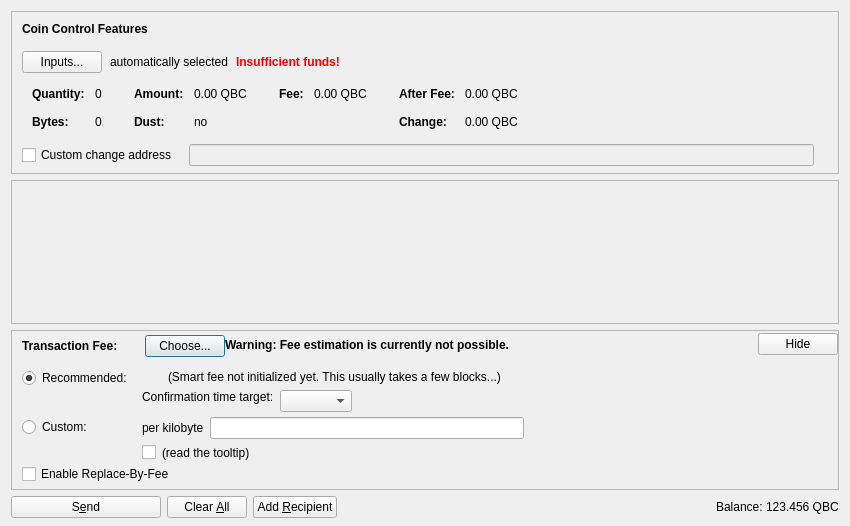
<?xml version="1.0" encoding="UTF-8"?>
<ui version="4.0">
 <class>SendCoinsDialog</class>
 <widget class="QDialog" name="SendCoinsDialog">
  <property name="geometry">
   <rect>
    <x>0</x>
    <y>0</y>
    <width>850</width>
    <height>526</height>
   </rect>
  </property>
  <property name="windowTitle">
   <string>Send Coins</string>
  </property>
  <layout class="QVBoxLayout" name="verticalLayout" stretch="0,1,0,0">
   <property name="bottomMargin">
    <number>8</number>
   </property>
   <item>
    <widget class="QFrame" name="frameCoinControl">
     <property name="sizePolicy">
      <sizepolicy hsizetype="Expanding" vsizetype="Expanding">
       <horstretch>0</horstretch>
       <verstretch>0</verstretch>
      </sizepolicy>
     </property>
     <property name="maximumSize">
      <size>
       <width>16777215</width>
       <height>16777215</height>
      </size>
     </property>
     <property name="frameShape">
      <enum>QFrame::StyledPanel</enum>
     </property>
     <property name="frameShadow">
      <enum>QFrame::Sunken</enum>
     </property>
     <layout class="QVBoxLayout" name="verticalLayoutCoinControl2">
      <property name="spacing">
       <number>0</number>
      </property>
      <property name="leftMargin">
       <number>0</number>
      </property>
      <property name="topMargin">
       <number>0</number>
      </property>
      <property name="rightMargin">
       <number>0</number>
      </property>
      <property name="bottomMargin">
       <number>6</number>
      </property>
      <item>
       <layout class="QVBoxLayout" name="verticalLayoutCoinControl" stretch="0,0,0,0,1">
        <property name="spacing">
         <number>0</number>
        </property>
        <property name="leftMargin">
         <number>10</number>
        </property>
        <property name="topMargin">
         <number>10</number>
        </property>
        <item>
         <layout class="QHBoxLayout" name="horizontalLayoutCoinControl1">
          <property name="bottomMargin">
           <number>15</number>
          </property>
          <item>
           <widget class="QLabel" name="labelCoinControlFeatures">
            <property name="sizePolicy">
             <sizepolicy hsizetype="Preferred" vsizetype="Maximum">
              <horstretch>0</horstretch>
              <verstretch>0</verstretch>
             </sizepolicy>
            </property>
            <property name="font">
             <font>
              <weight>75</weight>
              <bold>true</bold>
             </font>
            </property>
            <property name="styleSheet">
             <string notr="true">font-weight:bold;</string>
            </property>
            <property name="text">
             <string>Coin Control Features</string>
            </property>
           </widget>
          </item>
         </layout>
        </item>
        <item>
         <layout class="QHBoxLayout" name="horizontalLayoutCoinControl2" stretch="0,0,0,0">
          <property name="spacing">
           <number>8</number>
          </property>
          <property name="bottomMargin">
           <number>10</number>
          </property>
          <item>
           <widget class="QPushButton" name="pushButtonCoinControl">
            <property name="styleSheet">
             <string notr="true"/>
            </property>
            <property name="text">
             <string>Inputs...</string>
            </property>
            <property name="autoDefault">
             <bool>false</bool>
            </property>
           </widget>
          </item>
          <item>
           <widget class="QLabel" name="labelCoinControlAutomaticallySelected">
            <property name="text">
             <string>automatically selected</string>
            </property>
            <property name="margin">
             <number>5</number>
            </property>
           </widget>
          </item>
          <item>
           <widget class="QLabel" name="labelCoinControlInsuffFunds">
            <property name="font">
             <font>
              <weight>75</weight>
              <bold>true</bold>
             </font>
            </property>
            <property name="styleSheet">
             <string notr="true">color:red;font-weight:bold;</string>
            </property>
            <property name="text">
             <string>Insufficient funds!</string>
            </property>
            <property name="margin">
             <number>5</number>
            </property>
           </widget>
          </item>
          <item>
           <spacer name="horizontalSpacerCoinControl">
            <property name="orientation">
             <enum>Qt::Horizontal</enum>
            </property>
            <property name="sizeHint" stdset="0">
             <size>
              <width>40</width>
              <height>1</height>
             </size>
            </property>
           </spacer>
          </item>
         </layout>
        </item>
        <item>
         <widget class="QWidget" name="widgetCoinControl" native="true">
          <property name="sizePolicy">
           <sizepolicy hsizetype="Preferred" vsizetype="Preferred">
            <horstretch>0</horstretch>
            <verstretch>0</verstretch>
           </sizepolicy>
          </property>
          <property name="minimumSize">
           <size>
            <width>0</width>
            <height>0</height>
           </size>
          </property>
          <property name="styleSheet">
           <string notr="true"/>
          </property>
          <layout class="QHBoxLayout" name="horizontalLayoutCoinControl5">
           <property name="leftMargin">
            <number>0</number>
           </property>
           <property name="topMargin">
            <number>0</number>
           </property>
           <property name="rightMargin">
            <number>0</number>
           </property>
           <property name="bottomMargin">
            <number>0</number>
           </property>
           <item>
            <layout class="QHBoxLayout" name="horizontalLayoutCoinControl3" stretch="0,0,0,1">
             <property name="spacing">
              <number>20</number>
             </property>
             <property name="topMargin">
              <number>0</number>
             </property>
             <property name="bottomMargin">
              <number>10</number>
             </property>
             <item>
              <layout class="QFormLayout" name="formLayoutCoinControl1">
               <property name="horizontalSpacing">
                <number>10</number>
               </property>
               <property name="verticalSpacing">
                <number>14</number>
               </property>
               <property name="leftMargin">
                <number>10</number>
               </property>
               <property name="topMargin">
                <number>4</number>
               </property>
               <property name="rightMargin">
                <number>6</number>
               </property>
               <item row="0" column="0">
                <widget class="QLabel" name="labelCoinControlQuantityText">
                 <property name="font">
                  <font>
                   <weight>75</weight>
                   <bold>true</bold>
                  </font>
                 </property>
                 <property name="text">
                  <string>Quantity:</string>
                 </property>
                 <property name="margin">
                  <number>0</number>
                 </property>
                </widget>
               </item>
               <item row="0" column="1">
                <widget class="QLabel" name="labelCoinControlQuantity">
                 <property name="cursor">
                  <cursorShape>IBeamCursor</cursorShape>
                 </property>
                 <property name="contextMenuPolicy">
                  <enum>Qt::ActionsContextMenu</enum>
                 </property>
                 <property name="text">
                  <string notr="true">0</string>
                 </property>
                 <property name="margin">
                  <number>0</number>
                 </property>
                 <property name="textInteractionFlags">
                  <set>Qt::LinksAccessibleByMouse|Qt::TextSelectableByKeyboard|Qt::TextSelectableByMouse</set>
                 </property>
                </widget>
               </item>
               <item row="1" column="0">
                <widget class="QLabel" name="labelCoinControlBytesText">
                 <property name="font">
                  <font>
                   <weight>75</weight>
                   <bold>true</bold>
                  </font>
                 </property>
                 <property name="text">
                  <string>Bytes:</string>
                 </property>
                </widget>
               </item>
               <item row="1" column="1">
                <widget class="QLabel" name="labelCoinControlBytes">
                 <property name="cursor">
                  <cursorShape>IBeamCursor</cursorShape>
                 </property>
                 <property name="contextMenuPolicy">
                  <enum>Qt::ActionsContextMenu</enum>
                 </property>
                 <property name="text">
                  <string notr="true">0</string>
                 </property>
                 <property name="textInteractionFlags">
                  <set>Qt::LinksAccessibleByMouse|Qt::TextSelectableByKeyboard|Qt::TextSelectableByMouse</set>
                 </property>
                </widget>
               </item>
              </layout>
             </item>
             <item>
              <layout class="QFormLayout" name="formLayoutCoinControl2">
               <property name="horizontalSpacing">
                <number>10</number>
               </property>
               <property name="verticalSpacing">
                <number>14</number>
               </property>
               <property name="leftMargin">
                <number>6</number>
               </property>
               <property name="topMargin">
                <number>4</number>
               </property>
               <property name="rightMargin">
                <number>6</number>
               </property>
               <item row="0" column="0">
                <widget class="QLabel" name="labelCoinControlAmountText">
                 <property name="font">
                  <font>
                   <weight>75</weight>
                   <bold>true</bold>
                  </font>
                 </property>
                 <property name="text">
                  <string>Amount:</string>
                 </property>
                 <property name="margin">
                  <number>0</number>
                 </property>
                </widget>
               </item>
               <item row="0" column="1">
                <widget class="QLabel" name="labelCoinControlAmount">
                 <property name="cursor">
                  <cursorShape>IBeamCursor</cursorShape>
                 </property>
                 <property name="contextMenuPolicy">
                  <enum>Qt::ActionsContextMenu</enum>
                 </property>
                 <property name="text">
                  <string notr="true">0.00 QBC</string>
                 </property>
                 <property name="textInteractionFlags">
                  <set>Qt::LinksAccessibleByMouse|Qt::TextSelectableByKeyboard|Qt::TextSelectableByMouse</set>
                 </property>
                </widget>
               </item>
               <item row="1" column="0">
                <widget class="QLabel" name="labelCoinControlLowOutputText">
                 <property name="font">
                  <font>
                   <weight>75</weight>
                   <bold>true</bold>
                  </font>
                 </property>
                 <property name="text">
                  <string>Dust:</string>
                 </property>
                </widget>
               </item>
               <item row="1" column="1">
                <widget class="QLabel" name="labelCoinControlLowOutput">
                 <property name="cursor">
                  <cursorShape>IBeamCursor</cursorShape>
                 </property>
                 <property name="contextMenuPolicy">
                  <enum>Qt::ActionsContextMenu</enum>
                 </property>
                 <property name="text">
                  <string notr="true">no</string>
                 </property>
                 <property name="textInteractionFlags">
                  <set>Qt::LinksAccessibleByMouse|Qt::TextSelectableByKeyboard|Qt::TextSelectableByMouse</set>
                 </property>
                </widget>
               </item>
              </layout>
             </item>
             <item>
              <layout class="QFormLayout" name="formLayoutCoinControl3">
               <property name="horizontalSpacing">
                <number>10</number>
               </property>
               <property name="verticalSpacing">
                <number>14</number>
               </property>
               <property name="leftMargin">
                <number>6</number>
               </property>
               <property name="topMargin">
                <number>4</number>
               </property>
               <property name="rightMargin">
                <number>6</number>
               </property>
               <item row="0" column="0">
                <widget class="QLabel" name="labelCoinControlFeeText">
                 <property name="font">
                  <font>
                   <weight>75</weight>
                   <bold>true</bold>
                  </font>
                 </property>
                 <property name="text">
                  <string>Fee:</string>
                 </property>
                 <property name="margin">
                  <number>0</number>
                 </property>
                </widget>
               </item>
               <item row="0" column="1">
                <widget class="QLabel" name="labelCoinControlFee">
                 <property name="cursor">
                  <cursorShape>IBeamCursor</cursorShape>
                 </property>
                 <property name="contextMenuPolicy">
                  <enum>Qt::ActionsContextMenu</enum>
                 </property>
                 <property name="text">
                  <string notr="true">0.00 QBC</string>
                 </property>
                 <property name="textInteractionFlags">
                  <set>Qt::LinksAccessibleByMouse|Qt::TextSelectableByKeyboard|Qt::TextSelectableByMouse</set>
                 </property>
                </widget>
               </item>
              </layout>
             </item>
             <item>
              <layout class="QFormLayout" name="formLayoutCoinControl4">
               <property name="horizontalSpacing">
                <number>10</number>
               </property>
               <property name="verticalSpacing">
                <number>14</number>
               </property>
               <property name="leftMargin">
                <number>6</number>
               </property>
               <property name="topMargin">
                <number>4</number>
               </property>
               <property name="rightMargin">
                <number>6</number>
               </property>
               <item row="0" column="0">
                <widget class="QLabel" name="labelCoinControlAfterFeeText">
                 <property name="font">
                  <font>
                   <weight>75</weight>
                   <bold>true</bold>
                  </font>
                 </property>
                 <property name="text">
                  <string>After Fee:</string>
                 </property>
                 <property name="margin">
                  <number>0</number>
                 </property>
                </widget>
               </item>
               <item row="0" column="1">
                <widget class="QLabel" name="labelCoinControlAfterFee">
                 <property name="cursor">
                  <cursorShape>IBeamCursor</cursorShape>
                 </property>
                 <property name="contextMenuPolicy">
                  <enum>Qt::ActionsContextMenu</enum>
                 </property>
                 <property name="text">
                  <string notr="true">0.00 QBC</string>
                 </property>
                 <property name="textInteractionFlags">
                  <set>Qt::LinksAccessibleByMouse|Qt::TextSelectableByKeyboard|Qt::TextSelectableByMouse</set>
                 </property>
                </widget>
               </item>
               <item row="1" column="0">
                <widget class="QLabel" name="labelCoinControlChangeText">
                 <property name="font">
                  <font>
                   <weight>75</weight>
                   <bold>true</bold>
                  </font>
                 </property>
                 <property name="text">
                  <string>Change:</string>
                 </property>
                </widget>
               </item>
               <item row="1" column="1">
                <widget class="QLabel" name="labelCoinControlChange">
                 <property name="cursor">
                  <cursorShape>IBeamCursor</cursorShape>
                 </property>
                 <property name="contextMenuPolicy">
                  <enum>Qt::ActionsContextMenu</enum>
                 </property>
                 <property name="text">
                  <string notr="true">0.00 QBC</string>
                 </property>
                 <property name="textInteractionFlags">
                  <set>Qt::LinksAccessibleByMouse|Qt::TextSelectableByKeyboard|Qt::TextSelectableByMouse</set>
                 </property>
                </widget>
               </item>
              </layout>
             </item>
            </layout>
           </item>
          </layout>
         </widget>
        </item>
        <item>
         <layout class="QHBoxLayout" name="horizontalLayoutCoinControl4" stretch="0,0,0">
          <property name="spacing">
           <number>12</number>
          </property>
          <property name="sizeConstraint">
           <enum>QLayout::SetDefaultConstraint</enum>
          </property>
          <property name="topMargin">
           <number>5</number>
          </property>
          <property name="rightMargin">
           <number>5</number>
          </property>
          <item>
           <widget class="QCheckBox" name="checkBoxCoinControlChange">
            <property name="toolTip">
             <string>If this is activated, but the change address is empty or invalid, change will be sent to a newly generated address.</string>
            </property>
            <property name="text">
             <string>Custom change address</string>
            </property>
           </widget>
          </item>
          <item>
           <widget class="QValidatedLineEdit" name="lineEditCoinControlChange">
            <property name="enabled">
             <bool>false</bool>
            </property>
            <property name="sizePolicy">
             <sizepolicy hsizetype="Expanding" vsizetype="Fixed">
              <horstretch>0</horstretch>
              <verstretch>0</verstretch>
             </sizepolicy>
            </property>
           </widget>
          </item>
          <item>
           <widget class="QLabel" name="labelCoinControlChangeLabel">
            <property name="sizePolicy">
             <sizepolicy hsizetype="Preferred" vsizetype="Expanding">
              <horstretch>0</horstretch>
              <verstretch>0</verstretch>
             </sizepolicy>
            </property>
            <property name="minimumSize">
             <size>
              <width>0</width>
              <height>0</height>
             </size>
            </property>
            <property name="text">
             <string/>
            </property>
            <property name="margin">
             <number>3</number>
            </property>
           </widget>
          </item>
         </layout>
        </item>
        <item>
         <spacer name="verticalSpacerCoinControl">
          <property name="orientation">
           <enum>Qt::Vertical</enum>
          </property>
          <property name="sizeHint" stdset="0">
           <size>
            <width>800</width>
            <height>1</height>
           </size>
          </property>
         </spacer>
        </item>
       </layout>
      </item>
     </layout>
    </widget>
   </item>
   <item>
    <widget class="QScrollArea" name="scrollArea">
     <property name="widgetResizable">
      <bool>true</bool>
     </property>
     <widget class="QWidget" name="scrollAreaWidgetContents">
      <property name="geometry">
       <rect>
        <x>0</x>
        <y>0</y>
        <width>830</width>
        <height>104</height>
       </rect>
      </property>
      <layout class="QVBoxLayout" name="verticalLayout_2" stretch="0,1">
       <property name="leftMargin">
        <number>0</number>
       </property>
       <property name="topMargin">
        <number>0</number>
       </property>
       <property name="rightMargin">
        <number>0</number>
       </property>
       <property name="bottomMargin">
        <number>0</number>
       </property>
       <item>
        <layout class="QVBoxLayout" name="entries">
         <property name="spacing">
          <number>6</number>
         </property>
        </layout>
       </item>
       <item>
        <spacer name="verticalSpacer">
         <property name="orientation">
          <enum>Qt::Vertical</enum>
         </property>
         <property name="sizeHint" stdset="0">
          <size>
           <width>20</width>
           <height>40</height>
          </size>
         </property>
        </spacer>
       </item>
      </layout>
     </widget>
    </widget>
   </item>
   <item>
    <widget class="QFrame" name="frameFee">
     <property name="sizePolicy">
      <sizepolicy hsizetype="Expanding" vsizetype="Expanding">
       <horstretch>0</horstretch>
       <verstretch>0</verstretch>
      </sizepolicy>
     </property>
     <property name="maximumSize">
      <size>
       <width>16777215</width>
       <height>16777215</height>
      </size>
     </property>
     <property name="frameShape">
      <enum>QFrame::StyledPanel</enum>
     </property>
     <property name="frameShadow">
      <enum>QFrame::Sunken</enum>
     </property>
     <layout class="QVBoxLayout" name="verticalLayoutFee1">
      <property name="spacing">
       <number>0</number>
      </property>
      <property name="leftMargin">
       <number>0</number>
      </property>
      <property name="topMargin">
       <number>0</number>
      </property>
      <property name="rightMargin">
       <number>0</number>
      </property>
      <property name="bottomMargin">
       <number>0</number>
      </property>
      <item>
       <layout class="QVBoxLayout" name="verticalLayoutFee2" stretch="0,0,0">
        <property name="spacing">
         <number>0</number>
        </property>
        <property name="leftMargin">
         <number>10</number>
        </property>
        <property name="topMargin">
         <number>0</number>
        </property>
        <item>
         <layout class="QHBoxLayout" name="horizontalLayoutFee1">
          <property name="bottomMargin">
           <number>0</number>
          </property>
          <item>
           <layout class="QVBoxLayout" name="verticalLayoutFee7">
            <property name="spacing">
             <number>0</number>
            </property>
            <item>
             <spacer name="verticalSpacerSmartFee">
              <property name="orientation">
               <enum>Qt::Vertical</enum>
              </property>
              <property name="sizeType">
               <enum>QSizePolicy::Fixed</enum>
              </property>
              <property name="sizeHint" stdset="0">
               <size>
                <width>1</width>
                <height>4</height>
               </size>
              </property>
             </spacer>
            </item>
            <item>
             <layout class="QHBoxLayout" name="horizontalLayoutSmartFee">
              <property name="spacing">
               <number>10</number>
              </property>
              <item>
               <widget class="QLabel" name="labelFeeHeadline">
                <property name="sizePolicy">
                 <sizepolicy hsizetype="Preferred" vsizetype="Maximum">
                  <horstretch>0</horstretch>
                  <verstretch>0</verstretch>
                 </sizepolicy>
                </property>
                <property name="font">
                 <font>
                  <weight>75</weight>
                  <bold>true</bold>
                 </font>
                </property>
                <property name="styleSheet">
                 <string notr="true">font-weight:bold;</string>
                </property>
                <property name="text">
                 <string>Transaction Fee:</string>
                </property>
               </widget>
              </item>
              <item>
               <widget class="QLabel" name="labelFeeMinimized">
                <property name="text">
                 <string/>
                </property>
               </widget>
              </item>
              <item>
               <widget class="QPushButton" name="buttonChooseFee">
                <property name="text">
                 <string>Choose...</string>
                </property>
               </widget>
              </item>
             </layout>
            </item>
            <item>
             <spacer name="verticalSpacer_5">
              <property name="orientation">
               <enum>Qt::Vertical</enum>
              </property>
              <property name="sizeHint" stdset="0">
               <size>
                <width>1</width>
                <height>1</height>
               </size>
              </property>
             </spacer>
            </item>
           </layout>
          </item>
          <item>
           <widget class="QLabel" name="fallbackFeeWarningLabel">
            <property name="toolTip">
             <string>Using the fallbackfee can result in sending a transaction that will take several hours or days (or never) to confirm. Consider choosing your fee manually or wait until you have validated the complete chain.</string>
            </property>
            <property name="font">
            <font>
                <weight>75</weight>
                <bold>true</bold>
            </font>
            </property>
            <property name="text">
             <string>Warning: Fee estimation is currently not possible.</string>
            </property>
            <property name="wordWrap">
             <bool>false</bool>
            </property>
           </widget>
          </item>
          <item>
           <spacer name="horizontalSpacer_4">
            <property name="orientation">
             <enum>Qt::Horizontal</enum>
            </property>
            <property name="sizeType">
             <enum>QSizePolicy::MinimumExpanding</enum>
            </property>
            <property name="sizeHint" stdset="0">
             <size>
              <width>40</width>
              <height>20</height>
             </size>
            </property>
           </spacer>
          </item>
          <item>
           <widget class="QPushButton" name="buttonMinimizeFee">
            <property name="toolTip">
             <string>collapse fee-settings</string>
            </property>
            <property name="text">
             <string>Hide</string>
            </property>
           </widget>
          </item>
         </layout>
        </item>
        <item>
         <widget class="QFrame" name="frameFeeSelection">
          <layout class="QVBoxLayout" name="verticalLayoutFee12">
           <property name="spacing">
            <number>0</number>
           </property>
           <property name="leftMargin">
            <number>0</number>
           </property>
           <property name="topMargin">
            <number>0</number>
           </property>
           <property name="rightMargin">
            <number>0</number>
           </property>
           <property name="bottomMargin">
            <number>0</number>
           </property>
           <item>
            <layout class="QGridLayout" name="gridLayoutFee">
             <property name="topMargin">
              <number>10</number>
             </property>
             <property name="bottomMargin">
              <number>4</number>
             </property>
             <property name="horizontalSpacing">
              <number>10</number>
             </property>
             <property name="verticalSpacing">
              <number>4</number>
             </property>
             <item row="1" column="1">
              <layout class="QVBoxLayout" name="verticalLayoutFee8">
               <property name="spacing">
                <number>6</number>
               </property>
               <item>
                <layout class="QHBoxLayout" name="horizontalLayoutFee13">
                 <item>
                  <widget class="QLabel" name="labelCustomPerKilobyte">
                   <property name="toolTip">
                    <string>If the custom fee is set to 1000 satoshis and the transaction is only 250 bytes, then &quot;per kilobyte&quot; only pays 250 satoshis in fee, while &quot;total at least&quot; pays 1000 satoshis. For transactions bigger than a kilobyte both pay by kilobyte.</string>
                   </property>
                   <property name="text">
                    <string>per kilobyte</string>
                   </property>
                  </widget>
                 </item>
                 <item>
                  <widget class="BitcoinAmountField" name="customFee"/>
                 </item>
                 <item>
                  <spacer name="horizontalSpacer_6">
                   <property name="orientation">
                    <enum>Qt::Horizontal</enum>
                   </property>
                   <property name="sizeHint" stdset="0">
                    <size>
                     <width>1</width>
                     <height>1</height>
                    </size>
                   </property>
                  </spacer>
                 </item>
                </layout>
               </item>
               <item>
                <layout class="QHBoxLayout" name="horizontalLayoutFee8">
                 <item>
                  <widget class="QCheckBox" name="checkBoxMinimumFee">
                   <property name="toolTip">
                    <string>Paying only the minimum fee is just fine as long as there is less transaction volume than space in the blocks. But be aware that this can end up in a never confirming transaction once there is more demand for quebecoin transactions than the network can process.</string>
                   </property>
                   <property name="text">
                    <string/>
                   </property>
                  </widget>
                 </item>
                 <item>
                  <widget class="QLabel" name="labelMinFeeWarning">
                   <property name="enabled">
                    <bool>true</bool>
                   </property>
                   <property name="toolTip">
                    <string>Paying only the minimum fee is just fine as long as there is less transaction volume than space in the blocks. But be aware that this can end up in a never confirming transaction once there is more demand for quebecoin transactions than the network can process.</string>
                   </property>
                   <property name="text">
                    <string>(read the tooltip)</string>
                   </property>
                   <property name="margin">
                    <number>5</number>
                   </property>
                  </widget>
                 </item>
                 <item>
                  <spacer name="horizontalSpacer_2">
                   <property name="orientation">
                    <enum>Qt::Horizontal</enum>
                   </property>
                   <property name="sizeHint" stdset="0">
                    <size>
                     <width>1</width>
                     <height>1</height>
                    </size>
                   </property>
                  </spacer>
                 </item>
                </layout>
               </item>
              </layout>
             </item>
             <item row="0" column="0">
              <layout class="QVBoxLayout" name="verticalLayoutFee4" stretch="0,1">
               <item>
                <widget class="QRadioButton" name="radioSmartFee">
                 <property name="text">
                  <string>Recommended:</string>
                 </property>
                 <property name="checked">
                  <bool>true</bool>
                 </property>
                 <attribute name="buttonGroup">
                  <string notr="true">groupFee</string>
                 </attribute>
                </widget>
               </item>
               <item>
                <spacer name="verticalSpacer_2">
                 <property name="orientation">
                  <enum>Qt::Vertical</enum>
                 </property>
                 <property name="sizeHint" stdset="0">
                  <size>
                   <width>1</width>
                   <height>1</height>
                  </size>
                 </property>
                </spacer>
               </item>
              </layout>
             </item>
             <item row="1" column="0">
              <layout class="QVBoxLayout" name="verticalLayoutFee9" stretch="0,1">
               <item>
                <widget class="QRadioButton" name="radioCustomFee">
                 <property name="text">
                  <string>Custom:</string>
                 </property>
                 <attribute name="buttonGroup">
                  <string notr="true">groupFee</string>
                 </attribute>
                </widget>
               </item>
               <item>
                <spacer name="verticalSpacer_6">
                 <property name="orientation">
                  <enum>Qt::Vertical</enum>
                 </property>
                 <property name="sizeHint" stdset="0">
                  <size>
                   <width>1</width>
                   <height>1</height>
                  </size>
                 </property>
                </spacer>
               </item>
              </layout>
             </item>
             <item row="0" column="1">
              <layout class="QVBoxLayout" name="verticalLayoutFee3" stretch="0,0,1">
               <property name="spacing">
                <number>6</number>
               </property>
               <property name="topMargin">
                <number>2</number>
               </property>
               <item>
                <layout class="QHBoxLayout" name="horizontalLayoutFee12">
                 <item>
                  <widget class="QLabel" name="labelSmartFee">
                   <property name="text">
                    <string/>
                   </property>
                   <property name="margin">
                    <number>2</number>
                   </property>
                  </widget>
                 </item>
                 <item>
                  <widget class="QLabel" name="labelFeeEstimation">
                   <property name="text">
                    <string/>
                   </property>
                  </widget>
                 </item>
                 <item>
                  <widget class="QLabel" name="labelSmartFee2">
                   <property name="text">
                    <string>(Smart fee not initialized yet. This usually takes a few blocks...)</string>
                   </property>
                   <property name="margin">
                    <number>2</number>
                   </property>
                  </widget>
                 </item>
                 <item>
                  <spacer name="horizontalSpacer_5">
                   <property name="orientation">
                    <enum>Qt::Horizontal</enum>
                   </property>
                   <property name="sizeHint" stdset="0">
                    <size>
                     <width>1</width>
                     <height>1</height>
                    </size>
                   </property>
                  </spacer>
                 </item>
                </layout>
               </item>
               <item>
                <layout class="QHBoxLayout" name="horizontalLayoutFee9">
                 <item>
                  <layout class="QVBoxLayout" name="verticalLayoutFee6">
                   <item>
                    <widget class="QLabel" name="labelSmartFee3">
                     <property name="text">
                      <string>Confirmation time target:</string>
                     </property>
                     <property name="margin">
                      <number>2</number>
                     </property>
                    </widget>
                   </item>
                   <item>
                    <spacer name="verticalSpacer_3">
                     <property name="orientation">
                      <enum>Qt::Vertical</enum>
                     </property>
                     <property name="sizeHint" stdset="0">
                      <size>
                       <width>1</width>
                       <height>1</height>
                      </size>
                     </property>
                    </spacer>
                   </item>
                  </layout>
                 </item>
                 <item>
                  <layout class="QVBoxLayout" name="verticalLayoutFee5">
                   <property name="rightMargin">
                    <number>30</number>
                   </property>
                   <item>
                    <layout class="QHBoxLayout" name="horizontalLayoutConfTarget">
                     <property name="bottomMargin">
                      <number>0</number>
                     </property>
                     <item>
                      <widget class="QComboBox" name="confTargetSelector"/>
                     </item>
                     <item>
                      <spacer name="horizontalSpacerConfTarget">
                       <property name="orientation">
                        <enum>Qt::Horizontal</enum>
                       </property>
                       <property name="sizeHint" stdset="0">
                        <size>
                         <width>40</width>
                         <height>20</height>
                        </size>
                       </property>
                      </spacer>
                     </item>
                    </layout>
                   </item>
                  </layout>
                 </item>
                </layout>
               </item>
               <item>
                <spacer name="verticalSpacer_4">
                 <property name="orientation">
                  <enum>Qt::Vertical</enum>
                 </property>
                 <property name="sizeHint" stdset="0">
                  <size>
                   <width>1</width>
                   <height>1</height>
                  </size>
                 </property>
                </spacer>
               </item>
              </layout>
             </item>
            </layout>
           </item>
           <item>
            <widget class="QCheckBox" name="optInRBF">
             <property name="text">
              <string>Enable Replace-By-Fee</string>
             </property>
             <property name="toolTip">
              <string>With Replace-By-Fee (BIP-125) you can increase a transaction's fee after it is sent. Without this, a higher fee may be recommended to compensate for increased transaction delay risk.</string>
             </property>
            </widget>
           </item>
          </layout>
         </widget>
        </item>
        <item>
         <spacer name="verticalSpacerFee">
          <property name="orientation">
           <enum>Qt::Vertical</enum>
          </property>
          <property name="sizeHint" stdset="0">
           <size>
            <width>40</width>
            <height>5</height>
           </size>
          </property>
         </spacer>
        </item>
       </layout>
      </item>
     </layout>
    </widget>
   </item>
   <item>
    <layout class="QHBoxLayout" name="horizontalLayout">
     <item>
      <widget class="QPushButton" name="sendButton">
       <property name="minimumSize">
        <size>
         <width>150</width>
         <height>0</height>
        </size>
       </property>
       <property name="toolTip">
        <string>Confirm the send action</string>
       </property>
       <property name="text">
        <string>S&amp;end</string>
       </property>
       <property name="icon">
        <iconset resource="../bitcoin.qrc">
         <normaloff>:/icons/send</normaloff>:/icons/send</iconset>
       </property>
       <property name="autoDefault">
        <bool>false</bool>
       </property>
       <property name="default">
        <bool>false</bool>
       </property>
      </widget>
     </item>
     <item>
      <widget class="QPushButton" name="clearButton">
       <property name="sizePolicy">
        <sizepolicy hsizetype="Minimum" vsizetype="Fixed">
         <horstretch>0</horstretch>
         <verstretch>0</verstretch>
        </sizepolicy>
       </property>
       <property name="toolTip">
        <string>Clear all fields of the form.</string>
       </property>
       <property name="text">
        <string>Clear &amp;All</string>
       </property>
       <property name="icon">
        <iconset resource="../bitcoin.qrc">
         <normaloff>:/icons/remove</normaloff>:/icons/remove</iconset>
       </property>
       <property name="autoDefault">
        <bool>false</bool>
       </property>
      </widget>
     </item>
     <item>
      <widget class="QPushButton" name="addButton">
       <property name="toolTip">
        <string>Send to multiple recipients at once</string>
       </property>
       <property name="text">
        <string>Add &amp;Recipient</string>
       </property>
       <property name="icon">
        <iconset resource="../bitcoin.qrc">
         <normaloff>:/icons/add</normaloff>:/icons/add</iconset>
       </property>
       <property name="autoDefault">
        <bool>false</bool>
       </property>
      </widget>
     </item>
     <item>
      <spacer name="horizontalSpacer">
       <property name="orientation">
        <enum>Qt::Horizontal</enum>
       </property>
       <property name="sizeHint" stdset="0">
        <size>
         <width>40</width>
         <height>20</height>
        </size>
       </property>
      </spacer>
     </item>
     <item>
      <layout class="QHBoxLayout" name="horizontalLayout_2">
       <property name="spacing">
        <number>3</number>
       </property>
       <item>
        <widget class="QLabel" name="label">
         <property name="sizePolicy">
          <sizepolicy hsizetype="Preferred" vsizetype="Fixed">
           <horstretch>0</horstretch>
           <verstretch>0</verstretch>
          </sizepolicy>
         </property>
         <property name="text">
          <string>Balance:</string>
         </property>
        </widget>
       </item>
       <item>
        <widget class="QLabel" name="labelBalance">
         <property name="sizePolicy">
          <sizepolicy hsizetype="Preferred" vsizetype="Fixed">
           <horstretch>0</horstretch>
           <verstretch>0</verstretch>
          </sizepolicy>
         </property>
         <property name="cursor">
          <cursorShape>IBeamCursor</cursorShape>
         </property>
         <property name="text">
          <string notr="true">123.456 QBC</string>
         </property>
         <property name="textInteractionFlags">
          <set>Qt::LinksAccessibleByMouse|Qt::TextSelectableByKeyboard|Qt::TextSelectableByMouse</set>
         </property>
        </widget>
       </item>
      </layout>
     </item>
    </layout>
   </item>
  </layout>
 </widget>
 <customwidgets>
  <customwidget>
   <class>QValidatedLineEdit</class>
   <extends>QLineEdit</extends>
   <header>qt/qvalidatedlineedit.h</header>
  </customwidget>
  <customwidget>
   <class>BitcoinAmountField</class>
   <extends>QLineEdit</extends>
   <header>qt/bitcoinamountfield.h</header>
   <container>1</container>
  </customwidget>
 </customwidgets>
 <resources>
  <include location="../bitcoin.qrc"/>
 </resources>
 <connections/>
 <buttongroups>
  <buttongroup name="groupFee"/>
 </buttongroups>
</ui>
